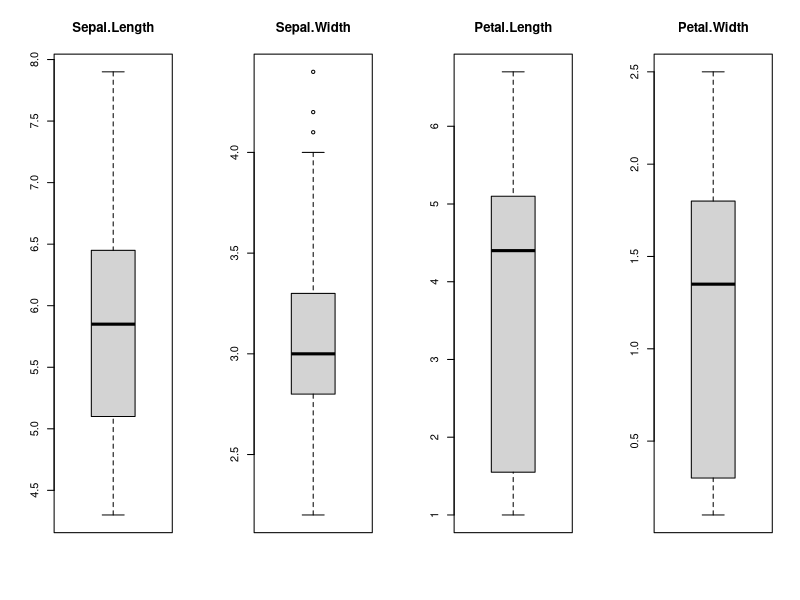
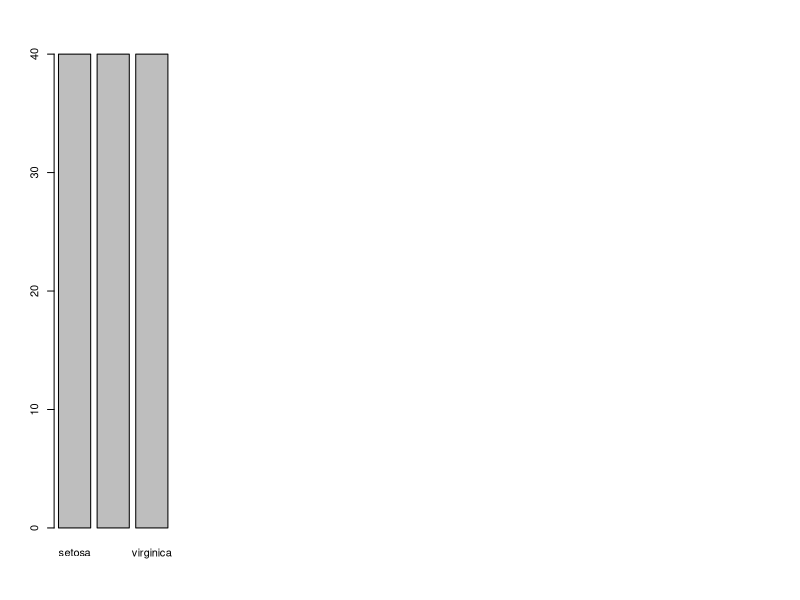
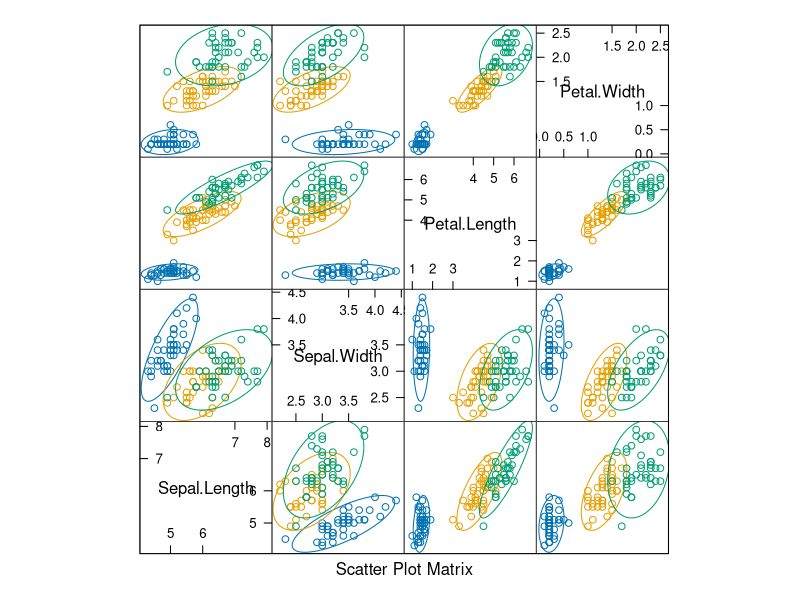
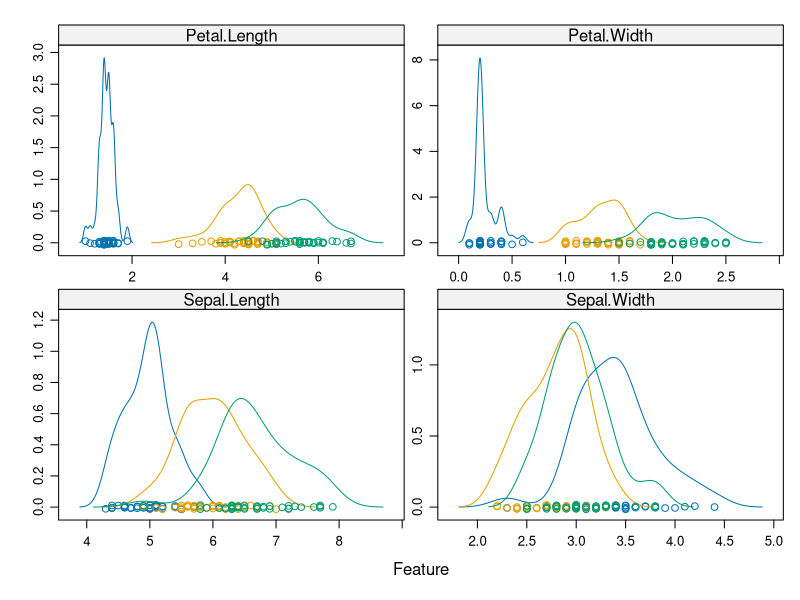
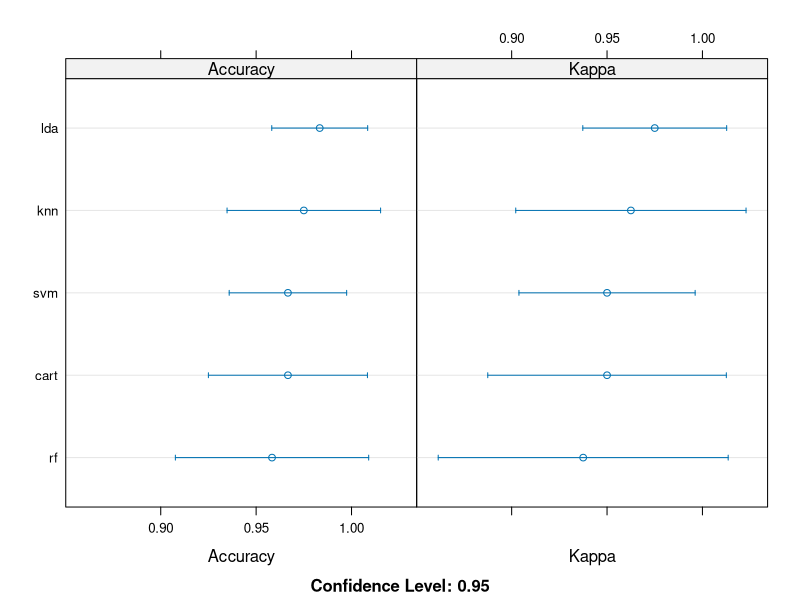

Recreate these plots in R, in order.
## ---- chunk 1
#install.packages("caret")
#library(caret)

#install.packages("e1071")
#library(e1071)

# Paquete caret
if(!require(caret)){
  install.packages("caret")  
  library(caret)
}
# si necesitas la libreria descargarla
if(!require(e1071)){
  install.packages("e1071")  
  library(e1071)
}

## ---- chunk 2
# Datos de iris
data(iris)

# Inspeccionamos los datos
#dim(iris)
head(iris)
#str(iris)

## ---- chunk 3

# inidce de validación
validation_index<-createDataPartition(iris$Species, p=0.80, list = FALSE)

# datos de test
validation<-iris[-validation_index,]

# datos de entrenamiento 
dataset<-iris[validation_index,]

## ---- chunk 4
# datos originales (150x5)
dim(iris)
# datos de entrenamiento (120x5)
dim(dataset)
# vemos el tipo cada columna
sapply(dataset, class)
# vistazo a las primeras filas
head(dataset)
# vemos cuales son las etiquetas
levels(dataset$Species)

## ---- chunk 5
# dataset$Specie: permite ver todas las etiquetas
# table(dataset$Specie): muestra el numero de ejemplos por cada etiqueta
# prop.table(table(dataset$Species)): muestra la proporción del numero de ejemplos por etiqueta

percentage<-prop.table(table(dataset$Species))*100
cbind(freq=table(dataset$Species), percentage = percentage) 

## ---- chunk 6
# Resumen 
summary(dataset)

## ---- chunk 7

x<-dataset[,1:4]
y<-dataset[,5]

par(mfrow = c(1,4))
for(i in 1:4){
  boxplot(x[,i], main= names(iris)[i])
}

plot(y)

## ---- chunk 8

#install.packages("ellipse")
#library(ellipse)
if(!require(ellipse)){
  install.packages("ellipse")  
  library(ellipse)
}

#
featurePlot(x=x, y=y, plot = "ellipse")

#
scales <- list(x=list(relation = "free"), y = list(relation="free"))
featurePlot(x=x, y=y, plot = "density", scales = scales)


## ---- chunk 9

control<-trainControl(method = "cv", number = 10)
metric<-"Accuracy"

## ---- chunk 10

# Pide la instalacion - automática - de kernlab, randomForest, además de la de e1071

# a) Algoritmos lineales
set.seed(7)
fit.lda <- train(Species~., data=dataset, method="lda", metric=metric, trControl=control)

# b) Algoritmos no lineales
# CART
set.seed(7)
fit.cart <- train(Species~., data=dataset, method="rpart", metric=metric, trControl=control)

# kNN
set.seed(7)
fit.knn <- train(Species~., data=dataset, method="knn", metric=metric, trControl=control)

# c) Algoritmos lineales avanzados
# SVM
set.seed(7)
fit.svm <- train(Species~., data=dataset, method="svmRadial", metric=metric, trControl=control)
# Random Forest
set.seed(7)
fit.rf <- train(Species~., data=dataset, method="rf", metric=metric, trControl=control)

## ---- chunk 11

results <- resamples(list(lda=fit.lda, cart=fit.cart, knn=fit.knn, svm=fit.svm, rf=fit.rf))
summary(results)

## ---- chunk 12

dotplot(results)
print(fit.lda)

## ---- chunk 13

predictions <- predict(fit.lda, validation)
confusionMatrix(predictions, validation$Species)
